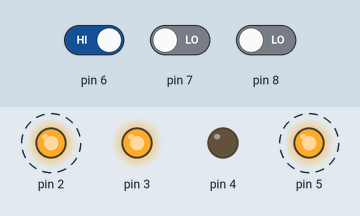
The sketch below on a simulated Arduino Uno, built with avr-gcc and run on an emulated ATmega328P. Parts: output pins drawn as LEDs (lit = HIGH). Dashed ring = blinking. The test bench sets the inputs (shaded band); at power-on: pin 6 HIGH, pin 7 LOW, pin 8 LOW. What the sketch prints to the serial monitor is not drawn.

Above: at 0.5 s.
1.3 s: pin 6 driven LOW
At 1.5 s:
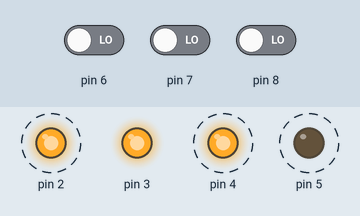
At 1.9 s:
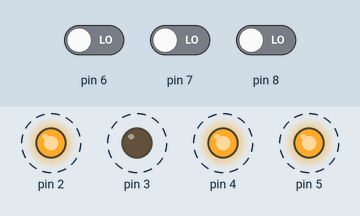
4.3 s: pin 6 driven HIGH and pin 7 driven HIGH
Timing chart, 0 to 13.3 s (numbered marks = the images above; inputs shaded):
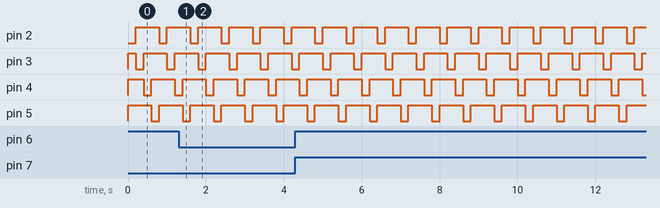

Measured:
- by itself, pin 2–5: alternates HIGH for 0.60 s and LOW for 0.20 s

The sketch:

L2_exercise2_tester.ino
```cpp
void setup() {
  Serial.begin(9600);
  pinMode(2, OUTPUT);
  pinMode(3, OUTPUT);
  pinMode(4, OUTPUT);
  pinMode(5, OUTPUT);
  pinMode(6, INPUT);
  pinMode(7, INPUT);
  pinMode(8, INPUT);
  pinMode(12, INPUT);

}

void loop() {
  digitalWrite(2, HIGH);
  digitalWrite(3, HIGH);
  digitalWrite(4, HIGH);
  digitalWrite(5, HIGH);
  digitalWrite(2, LOW);
  if (digitalRead(6) == LOW) {
    Serial.print("A");
    delay(200);
  }
  else if (digitalRead(7) == LOW) {
    Serial.print("B");
    delay(200);
  }
  else if (digitalRead(8) == LOW) {
    Serial.print("C");
    delay(200);
  }
  else if (digitalRead(12) == LOW) {
    Serial.print("D");
    delay(200);
  }
  digitalWrite(2, HIGH);
  digitalWrite(3, LOW);
  if (digitalRead(6) == LOW) {
    Serial.print("3");
    delay(200);
  }
  else if (digitalRead(7) == LOW) {
    Serial.print("6");
    delay(200);
  }
  else if (digitalRead(8) == LOW) {
    Serial.print("9");
    delay(200);
  }
  else if (digitalRead(12) == LOW) {
    Serial.print("#");
    delay(200);
  }
  digitalWrite(3, HIGH);
  digitalWrite(4, LOW);
  if (digitalRead(6) == LOW) {
    Serial.print("2");
    delay(200);
  }
  else if (digitalRead(7) == LOW) {
    Serial.print("5");
    delay(200);
  }
  else if (digitalRead(8) == LOW) {
    Serial.print("8");
    delay(200);
  }
  else if (digitalRead(12) == LOW) {
    Serial.print("0");
    delay(200);
  }
  digitalWrite(4, HIGH);
  digitalWrite(5, LOW);
  if (digitalRead(6) == LOW) {
    Serial.print("1");
    delay(200);
  }
  else if (digitalRead(7) == LOW) {
    Serial.print("4");
    delay(200);
  }
  else if (digitalRead(8) == LOW) {
    Serial.print("7");
    delay(200);
  }
  else if (digitalRead(12) == LOW) {
    Serial.print("*");
    delay(200);
  }
  digitalWrite(5, HIGH);
}
```
